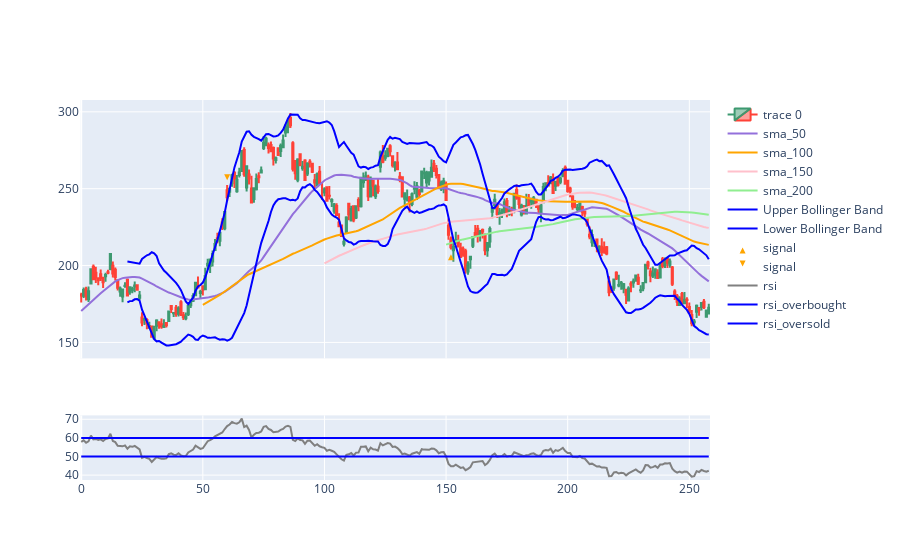

This figure's notebook cell:
### Code cell
from plotly.subplots import make_subplots

fig = make_subplots(rows=2, cols=1, shared_xaxes=True, row_heights=[0.8, 0.2])

candlestick =   go.Candlestick(x=df.index,
                open=df['Open'],
                high=df['High'],
                low=df['Low'],
                close=df['Close'])

sma_50 = go.Scatter(x=df.index, y=df['sma_50'], mode='lines', name='sma_50', line=dict(color="MediumPurple"))
sma100 = go.Scatter(x=df.index, y=df['sma_100'], mode='lines', name='sma_100', line=dict(color="orange"))
sma150 = go.Scatter(x=df.index, y=df['sma_150'], mode='lines', name='sma_150', line=dict(color="pink"))
sma200 = go.Scatter(x=df.index, y=df['sma_200'], mode='lines', name='sma_200', line=dict(color="LightGreen"))
bb_upper = go.Scatter(x=df.index, y=df['bb_upper'], mode='lines', name='Upper Bollinger Band', line=dict(color="blue"))
bb_lower = go.Scatter(x=df.index, y=df['bb_lower'], mode='lines', name='Lower Bollinger Band', line=dict(color='blue'))

signal_sell =  go.Scatter(x=df[df['position']==1].index, y=df[df['position']==1]['pointpos_pattern'], mode='markers', name='signal', marker=dict(color="orange",symbol='arrow-bar-up'))
signal_buy =  go.Scatter(x=df[df['position']==-1].index, y=df[df['position']==-1]['pointpos_pattern'], mode='markers', name='signal', marker=dict(color="orange",symbol='arrow-bar-down'))

fig.add_trace(candlestick, row=1, col=1)
fig.add_trace(sma_50, row=1, col=1)
fig.add_trace(sma100, row=1, col=1)
fig.add_trace(sma150, row=1, col=1)
fig.add_trace(sma200, row=1, col=1)
fig.add_trace(bb_upper, row=1, col=1)
fig.add_trace(bb_lower, row=1, col=1)
fig.add_trace(signal_sell, row=1, col=1)
fig.add_trace(signal_buy, row=1, col=1)

rsi = go.Scatter(x=df.index, y=df['rsi'], mode='lines', name='rsi', line=dict(color='grey'))
rsi_overbought = go.Scatter(x=df.index, y=[60]*len(df), mode='lines', name='rsi_overbought', line=dict(color='blue'))
rsi_oversold = go.Scatter(x=df.index, y=[50]*len(df), mode='lines', name='rsi_oversold', line=dict(color='blue'))


fig.add_trace(rsi, row=2, col=1)
fig.add_trace(rsi_overbought, row=2, col=1)
fig.add_trace(rsi_oversold, row=2, col=1)

# fig.add_scatter(x=df.index, y=df['rsi'], mode='lines', name='rsi', line=dict(color="orange"))
# fig.add_scatter(x=df.index, y=df['pointpos'], mode="markers",
#                 marker=dict(size=5, color="MediumPurple", symbol='circle'),
#                 name="pivot")

fig.update_layout(xaxis_rangeslider_visible=False)

fig.show()

### Figure 1 — Plotly figure (JSON) as saved in the notebook; plotly's stock layout.template omitted (floating-point values rounded to 4 significant figures; data arrays with more than 128 entries replaced by an {"elided": "..."} marker saying what was removed)
{"data": [{"close": {"elided": "259 float values"}, "high": {"elided": "259 float values"}, "low": {"elided": "259 float values"}, "open": {"elided": "259 float values"}, "type": "candlestick", "x": {"elided": "259 int values"}, "xaxis": "x", "yaxis": "y"}, {"line": {"color": "MediumPurple"}, "mode": "lines", "name": "sma_50", "type": "scatter", "x": {"elided": "259 int values"}, "xaxis": "x", "y": {"elided": "259 float values"}, "yaxis": "y"}, {"line": {"color": "orange"}, "mode": "lines", "name": "sma_100", "type": "scatter", "x": {"elided": "259 int values"}, "xaxis": "x", "y": {"elided": "259 float values"}, "yaxis": "y"}, {"line": {"color": "pink"}, "mode": "lines", "name": "sma_150", "type": "scatter", "x": {"elided": "259 int values"}, "xaxis": "x", "y": {"elided": "259 float values"}, "yaxis": "y"}, {"line": {"color": "LightGreen"}, "mode": "lines", "name": "sma_200", "type": "scatter", "x": {"elided": "259 int values"}, "xaxis": "x", "y": {"elided": "259 float values"}, "yaxis": "y"}, {"line": {"color": "blue"}, "mode": "lines", "name": "Upper Bollinger Band", "type": "scatter", "x": {"elided": "259 int values"}, "xaxis": "x", "y": {"elided": "259 float values"}, "yaxis": "y"}, {"line": {"color": "blue"}, "mode": "lines", "name": "Lower Bollinger Band", "type": "scatter", "x": {"elided": "259 int values"}, "xaxis": "x", "y": {"elided": "259 float values"}, "yaxis": "y"}, {"marker": {"color": "orange", "symbol": "arrow-bar-up"}, "mode": "markers", "name": "signal", "type": "scatter", "x": [152], "xaxis": "x", "y": [207.4], "yaxis": "y"}, {"marker": {"color": "orange", "symbol": "arrow-bar-down"}, "mode": "markers", "name": "signal", "type": "scatter", "x": [60], "xaxis": "x", "y": [255.4], "yaxis": "y"}, {"line": {"color": "grey"}, "mode": "lines", "name": "rsi", "type": "scatter", "x": {"elided": "259 int values"}, "xaxis": "x2", "y": {"elided": "259 float values"}, "yaxis": "y2"}, {"line": {"color": "blue"}, "mode": "lines", "name": "rsi_overbought", "type": "scatter", "x": {"elided": "259 int values"}, "xaxis": "x2", "y": {"elided": "259 int values"}, "yaxis": "y2"}, {"line": {"color": "blue"}, "mode": "lines", "name": "rsi_oversold", "type": "scatter", "x": {"elided": "259 int values"}, "xaxis": "x2", "y": {"elided": "259 int values"}, "yaxis": "y2"}], "layout": {"xaxis": {"anchor": "y", "domain": [0, 1], "matches": "x2", "rangeslider": {"visible": false}, "showticklabels": false}, "xaxis2": {"anchor": "y2", "domain": [0, 1]}, "yaxis": {"anchor": "x", "domain": [0.32, 1]}, "yaxis2": {"anchor": "x2", "domain": [0, 0.17]}}}
